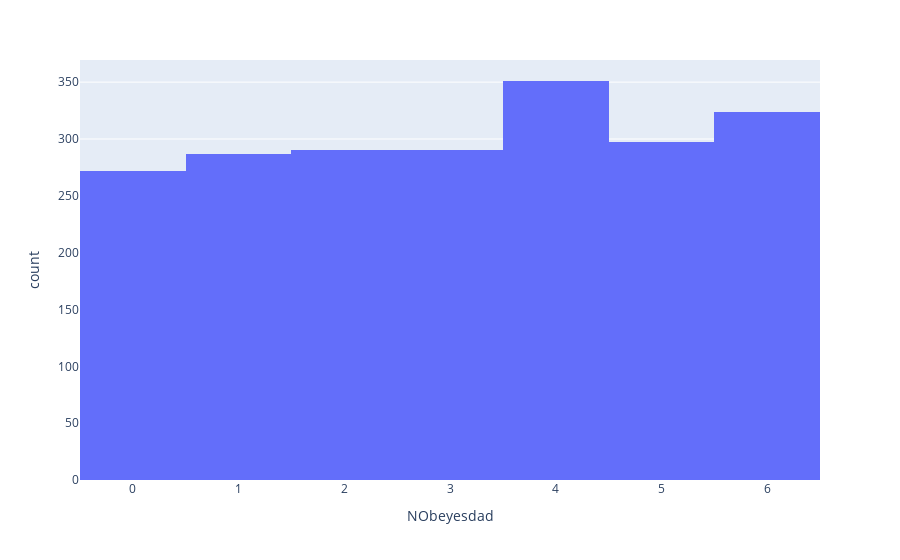

Notebook source saved alongside this figure:
### Code cell
px.histogram(df, x='NObeyesdad')

### Figure 1 — Plotly figure (JSON) as saved in the notebook; plotly's stock layout.template omitted (floating-point values rounded to 4 significant figures; data arrays with more than 128 entries replaced by an {"elided": "..."} marker saying what was removed)
{"data": [{"alignmentgroup": "True", "bingroup": "x", "hovertemplate": "NObeyesdad=%{x}<br>count=%{y}<extra></extra>", "legendgroup": "", "marker": {"color": "#636efa", "pattern": {"shape": ""}}, "name": "", "offsetgroup": "", "orientation": "v", "showlegend": false, "type": "histogram", "x": {"elided": "2111 int values"}, "xaxis": "x", "yaxis": "y"}], "layout": {"autosize": true, "barmode": "relative", "legend": {"tracegroupgap": 0}, "margin": {"t": 60}, "xaxis": {"anchor": "y", "autorange": true, "domain": [0, 1], "range": [-0.5, 6.5], "title": {"text": "NObeyesdad"}, "type": "linear"}, "yaxis": {"anchor": "x", "autorange": true, "domain": [0, 1], "range": [0, 369.5], "title": {"text": "count"}}}}
